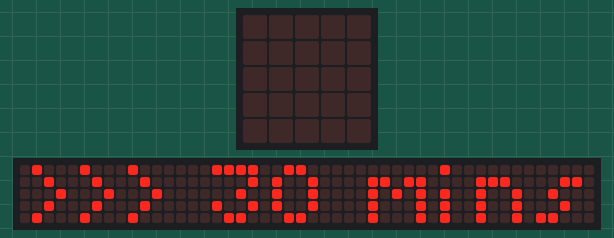
Simulated run of this program. Board: BBC micro:bit running MicroPython. Shown: the board's 5×5 LED display, a strip that is not on the board, showing the scrolling text unrolled. The 48×5 strip is a reading aid, not a part: it shows the text the display is scrolling, unrolled, one strip-width of it at a time.

Above: at 0.07 s.
At 2.92 s:
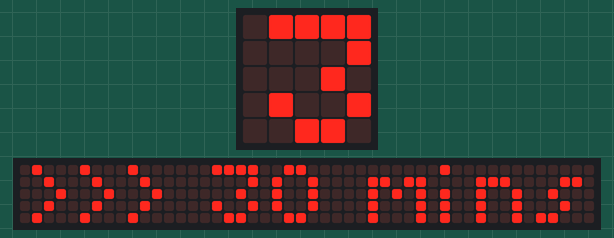
At 5.77 s:
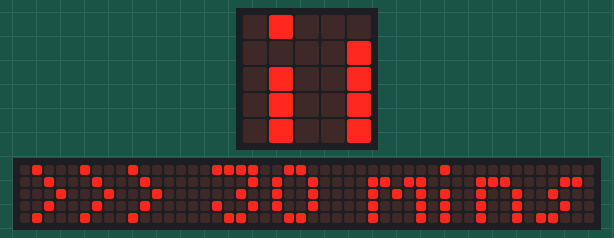
At 11.47 s:
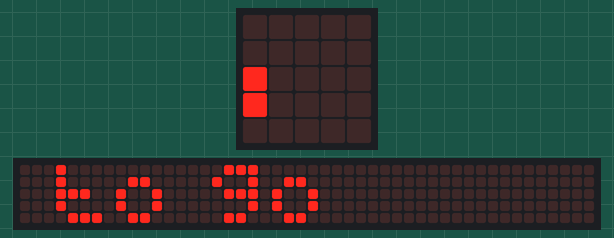
At 17.87 s:
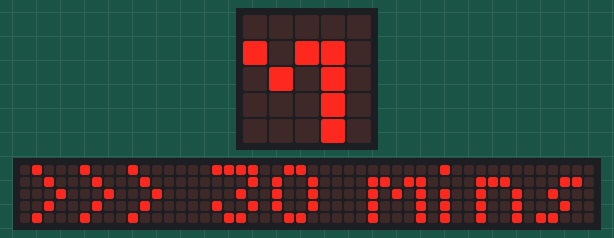
At 24.32 s:
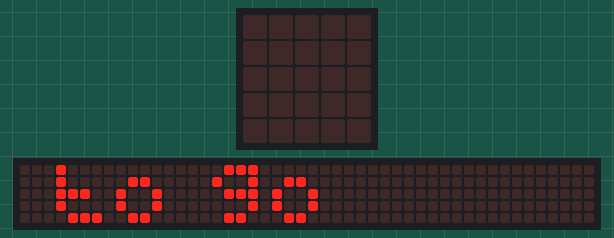

The program:

TextTimer.py
```python
from microbit import *

minutes_to_go = 30

while True:
    for i in range(0, 2):
        display.scroll(">>> {} mins to go".format(minutes_to_go))
        sleep(1000)
    minutes_to_go -= 1
    sleep(59 * 1000)
```
